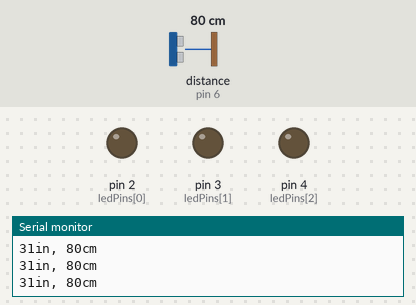
Recording of a sketch running on a simulated Arduino Uno, built with avr-gcc and run on an emulated ATmega328P. Shown: output pins drawn as LEDs (lit = HIGH), the last lines printed to the serial monitor. Wiring (inferred from the names in the program): ultrasonic range finder: trigger pin 7; echo pin 6. Inputs (shaded band) come from the test bench; at power-on: distance to the obstacle (sensor on pin 6) 80 cm. The echo pulse lasts 58.3 µs per cm; pins used as bus, display or sensor lines are not drawn.

Above: at 1.2 s.
1.3 s: distance to the obstacle (sensor on pin 6) set to 17 cm
2.8 s: distance to the obstacle (sensor on pin 6) set to 14 cm
At 4.1 s:
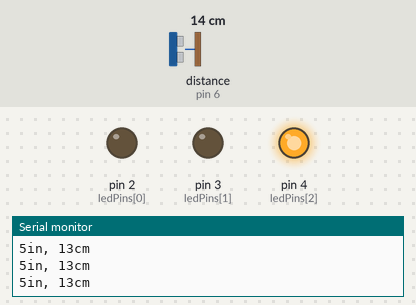
4.4 s: distance to the obstacle (sensor on pin 6) set to 2 cm
At 5.0 s:
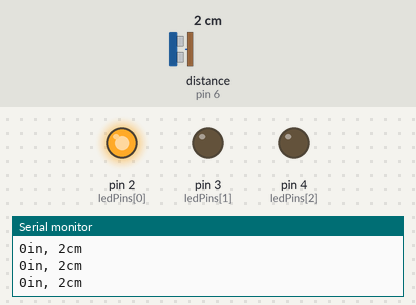
5.9 s: distance to the obstacle (sensor on pin 6) set to 9 cm
At 6.7 s:
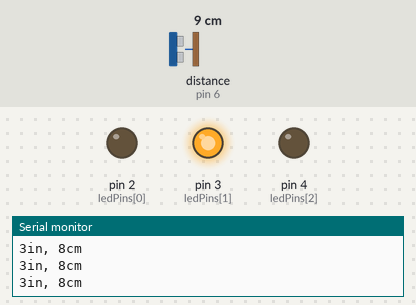
7.4 s: distance to the obstacle (sensor on pin 6) set to 4 cm
At 8.5 s:
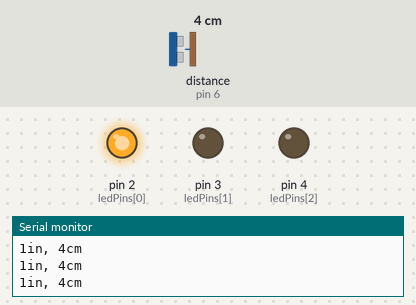
8.9 s: distance to the obstacle (sensor on pin 6) set to 18 cm
At 10.2 s:
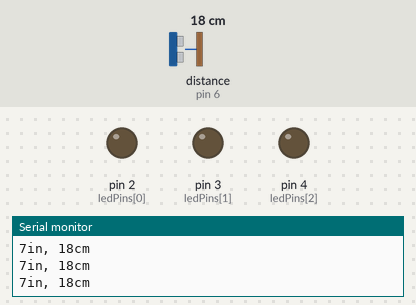
Timing chart, 0 to 11.4 s (numbered marks = the images above; inputs shaded):
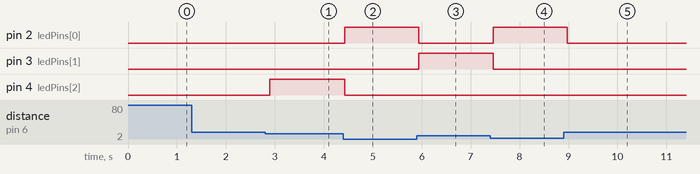

The sketch:

lightsOnSensor.ino
```cpp
int ledPins[] = {2,3,4};
int pingPin = 7;
int echoPin = 6;

void setup() {
  int index;
  Serial.begin(9600);
  //Initialise LED pins
  for(index = 0; index <= 2; index++) {
    pinMode(ledPins[index], OUTPUT);
  }
}

void loop() {
  long duration, inches, cm;
  //Initialise sensor pins
  pinMode(pingPin, OUTPUT);
  digitalWrite(pingPin, LOW);
  delayMicroseconds(2);
  digitalWrite(pingPin, HIGH);
  delayMicroseconds(10);
  digitalWrite(pingPin, LOW);
  pinMode(echoPin, INPUT);

  duration = pulseIn(echoPin, HIGH);
  inches = microsecondsToInches(duration);
  cm = microsecondsToCentimeters(duration);
  //Print object distance from sensor
  Serial.print(inches);
  Serial.print("in, ");
  Serial.print(cm);
  Serial.print("cm");
  Serial.println();

  //When object is < 5 cm away from sensor
  if(cm < 5) {
    //Turn on pin 2 and turn off rest
    digitalWrite(ledPins[0], HIGH);
    digitalWrite(ledPins[1], LOW);
    digitalWrite(ledPins[2], LOW);
  } else if(cm > 5 && cm < 10) {
    //Turn on pin 3 and turn off rest
    digitalWrite(ledPins[0], LOW);
    digitalWrite(ledPins[1], HIGH);
    digitalWrite(ledPins[2], LOW);
  } else if(cm > 10 && cm < 15) {
    //Turn on pin 4 and turn off rest
    digitalWrite(ledPins[0], LOW);
    digitalWrite(ledPins[1], LOW);
    digitalWrite(ledPins[2], HIGH);
  } else {
    //Turn off all
    digitalWrite(ledPins[0], LOW);
    digitalWrite(ledPins[1], LOW);
    digitalWrite(ledPins[2], LOW);
  }

  delay(100);
}

long microsecondsToInches(long microseconds) {
   return microseconds / 74 / 2;
}

long microsecondsToCentimeters(long microseconds) {
   return microseconds / 29 / 2;
}
```

Measured:
- the behaviour switches between 16 and 15 cm on distance to the obstacle (sensor on pin 6) (found by bisection; images 0 and 1)
- after the input at 2.8 s, pin 4 (ledPins[2]): LOW → HIGH after 0.10 s
- after the input at 4.4 s, pin 2 (ledPins[0]): LOW → HIGH at once; pin 4 (ledPins[2]): HIGH → LOW at once
- after the input at 5.9 s, pin 2 (ledPins[0]): HIGH → LOW at once; pin 3 (ledPins[1]): LOW → HIGH at once
- after the input at 7.4 s, pin 2 (ledPins[0]): LOW → HIGH after 0.06 s; pin 3 (ledPins[1]): HIGH → LOW after 0.06 s
- after the input at 8.9 s, pin 2 (ledPins[0]): HIGH → LOW after 0.07 s
